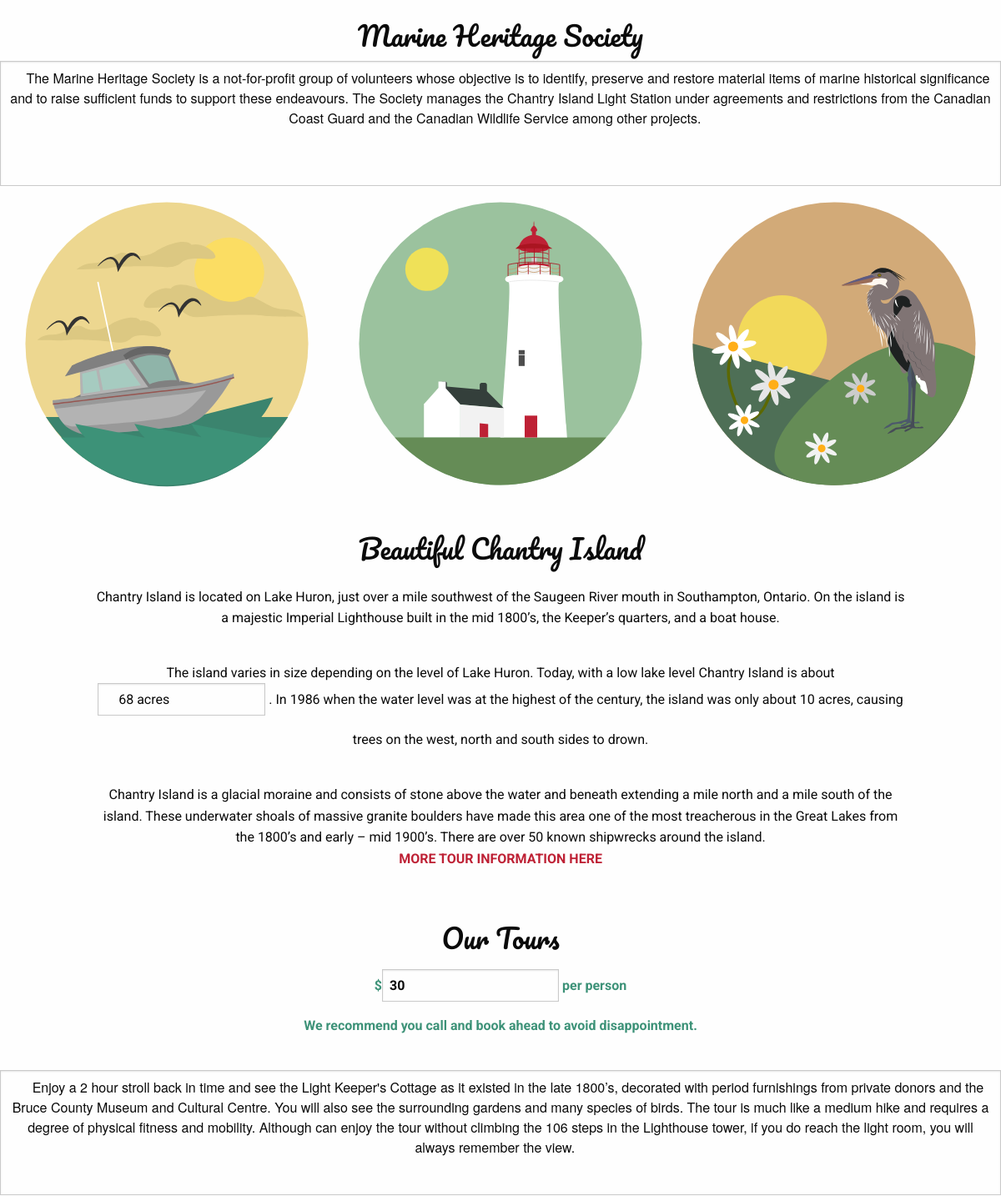
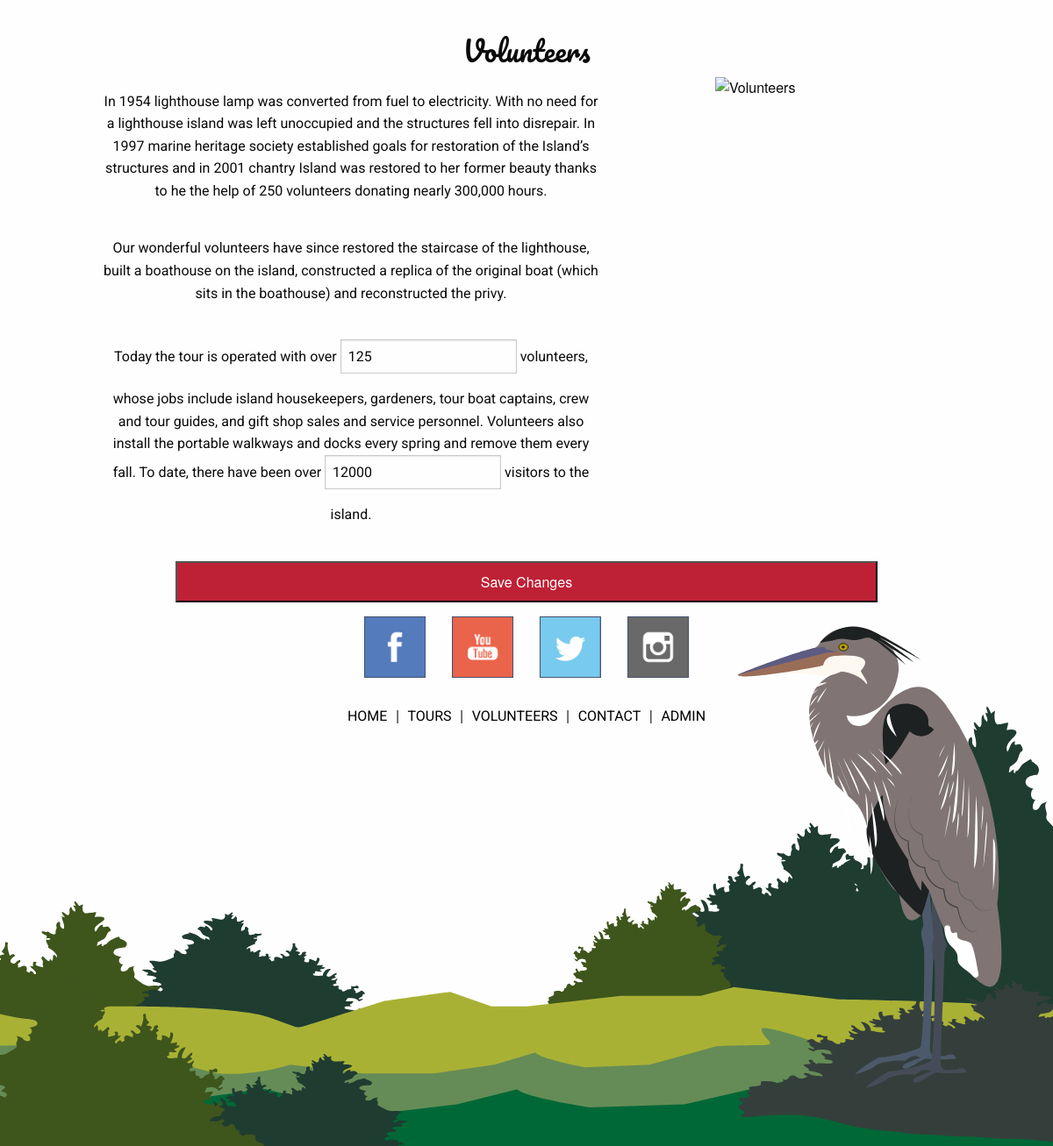
/admin/admin_editCopy.php, run on the app's committed database (2 pictures, top to bottom).
### tables this page shows
CREATE TABLE tbl_copy (
  copy_id smallint(4) UNSIGNED NOT NULL,
  copy_page varchar(11) NOT NULL,
  copy_content varchar(1000) NOT NULL
);

### admin/phpscripts/read.php (called while the page is built, shortened)
<?php
function getCopy($filter, $id){
	include('connect.php');
	$query = "SELECT*FROM tbl_copy WHERE copy_page = '{$filter}' and copy_id = {$id}";
	$runquery = mysqli_query($link, $query);
		if($runquery){
			$found_info = mysqli_fetch_array($runquery, MYSQLI_ASSOC);
			return $found_info;
		}else{
			$message = "getCopy failed";
			return $message;
		}
}
?>

### admin/admin_editCopy.php (the view, shortened to what this page needs)
<!doctype html>
<html class="no-js" lang="en">
  <head>
    <link rel="stylesheet" href="../css/foundation.css" />
    <link rel="stylesheet" href="../css/app.css"/>
  </head>
  <body>
<section class="container">
<form action="admin_editCopy.php" method="post">
  <section class="MHS row">
    <h3>Marine Heritage Society</h3>
    <textarea type="text" name="homePara" class="editArea">
    <?php
    $id = 7;
    $filter = 'home';
    $pop = getCopy($filter, $id);
    echo $pop['copy_content'];
    ?>
   </textarea>
</section>
<section class="decoImg row">
    <div class="small-4 columns"><img class="icons" src="../img/boaticon.svg" alt="Charming Boat"></div>
    <div class="small-4 columns"><img class="icons" src="../img/lighthouseicon.svg" alt="Historical LightHouse"></div>
    <div class="small-4 columns"><img class="icons" src="../img/birdicon.svg" alt="Charming Boat"></div>
  </section>
  <section class="row">
  <h3>Beautiful Chantry Island</h3>
  <div class="small-12 medium-10 medium-pull-1 columns">
    <p>Chantry Island is located on Lake Huron, just over a mile southwest of the Saugeen River mouth in Southampton, Ontario. On the island is a majestic Imperial Lighthouse built in the mid 1800’s, the Keeper’s quarters, and a boat house.</p>
    <p>The island varies in size depending on the level of Lake Huron. Today, with a low lake level Chantry Island is about <input class="adminInput" type="text" name="acres" value="
    <?php
    $id = 2;
    $pop = getCopy($filter, $id);
    echo $pop['copy_content'];
    ?>">
    . In 1986 when the water level was at the highest of the century, the island was only about 10 acres, causing trees on the west, north and south sides to drown.</p>
    <p>Chantry Island is a glacial moraine and consists of stone above the water and beneath extending a mile north and a mile south of the island. These underwater shoals of massive granite boulders have made this area one of the most treacherous in the Great Lakes from the 1800’s and early – mid 1900’s. There are over 50 known shipwrecks around the island.<br><a class="tourBut" href="tours.php">MORE TOUR INFORMATION HERE</a></p>
  </div>
</section>
<section class="tours row">
 <h3>Our Tours</h3>
<p class="bluText">$<input class="adminInput" type="text" name="price" value="
<?php
$id = 3;
$filter = 'tours';
$pop = getCopy($filter, $id);
echo $pop['copy_content'];
?> ">
per person<br>We recommend you call and book ahead to avoid disappointment.</p>
<textarea type="text" name="toursPara" class="editArea small-12 columns">
    <?php
    $id = 4;
    $filter = 'tours';
    $pop = getCopy($filter, $id);
    echo $pop['copy_content'];
    ?>
   </textarea>
</section>
  <section class="aboutVolunteers row">
  <h3>Volunteers</h3>
  <div class="volCopy small-12 medium-6 medium-push-1 columns">
<p>In 1954  lighthouse lamp was converted from fuel to electricity. With no need for a lighthouse  island was left unoccupied and the structures fell into disrepair. In 1997 marine heritage society established goals for restoration of the Island’s structures and in 2001 chantry Island was restored to her former beauty thanks to he the help of 250 volunteers donating nearly 300,000 hours.</p>
<p>Our wonderful volunteers have since restored the staircase of the lighthouse, built a boathouse on the island, constructed a replica of the original boat (which sits in the boathouse) and reconstructed the privy.</p>
<p>Today the tour is operated with over <input class="adminInput" type="text" name="volunteers" value="
<?php
$id = 5;
$filter = 'volunteers';
$pop = getCopy($filter, $id);
echo $pop['copy_content'];
?> "> volunteers, whose jobs include island housekeepers, gardeners, tour boat captains, crew and tour guides, and gift shop sales and service personnel. Volunteers also install the portable walkways and docks every spring and remove them every fall. To date, there have been over <input class="adminInput" type="text" name="visitors" value="
<?php
$id = 6;
$filter = 'volunteers';
$pop = getCopy($filter, $id);
echo $pop['copy_content'];
?> "> visitors to the island.</p>
</div>
    <img class="small-12 medium-4 columns" src="../img/volunteer_icon.png" id="volIcon" alt="Volunteers">
  </section>
   <input class="sendBut small-8 small-pull-2 columns" type="submit" name="submit" value="Save Changes">
         </form>
</section>
  </body>
</html>

### css/app.css (style rules this page uses)
.container { overflow: hidden; }
a { color:#000; font-family: 'Roboto', sans-serif; text-align: center; }
.MHS { text-align: center }
h3 { font-family: 'Pacifico', cursive; font-size: 1.5em; margin-top: 20px; text-align: center; }
p { font-family: 'Roboto', sans-serif; margin-top: 15px; margin-bottom: 40px; text-align: center; }
@media only screen and (min-width: 640px) { h3 { font-size: 2em; } }
.decoImg img { padding-left: 12px; padding-right: 12px; margin-bottom: 30px; }
.tourBut { text-align: center; color: #be2135; font-weight: bold; }
.bluText { color: #3d9278 !important; font-weight: bold; }
.sendBut { background-color: #be2135; padding-top: 10px; padding-bottom: 10px; padding-left: 15px; padding-right: 15px; color: #fff; }
.aboutVolunteers img { display: block; margin: 0 auto; }
#volIcon { margin-bottom: 2em; }
.volCopy { margin-bottom: 0; }
.socialMedia { margin-top: 1em; }
.footerNav { height: 50px; text-align: center; margin-top: 30px; display: inline-block; }
.footerNav ul { margin: 0; }
.footerNav ul li { display: inline; }
.footerNav ul li a { padding: 5px; }
@media only screen and (min-width: 640px) { .footer { background-image: url("../img/footer.svg"); background-size: 100%; background-repeat: no-repeat; z-index: -100; } }
@media only screen and (min-width: 640px) { .footerNav { padding-bottom: 42% } }
.editArea { resize: none; height: 150px; text-align: center; }
.adminInput { display: inline; width: auto; }

### data on the page
tbl_copy: homePara "The Marine Heritage Society is a not-for-profit group of volunteers whose objective is to identify, preserve and restore material items of marine historical significance and to raise sufficient funds to support these endeavours. The Society manages the Chantry Island Light Station under agreements and restrictions from the Canadian Coast Guard and the Canadian Wildlife Service among other projects."
tbl_copy: acres "68 acres"
tbl_copy: price "30"
tbl_copy: toursPara "Enjoy a 2 hour stroll back in time and see the Light Keeper's Cottage as it existed in the late 1800’s, decorated with period furnishings from private donors and the Bruce County Museum and Cultural Centre. You will also see the surrounding gardens and many species of birds. The tour is much like a medium hike and requires a degree of physical fitness and mobility. Although can enjoy the tour without climbing the 106 steps in the Lighthouse tower, if you do reach the light room, you will always remember the view."
tbl_copy: volunteers "125"
tbl_copy: visitors "12000"
